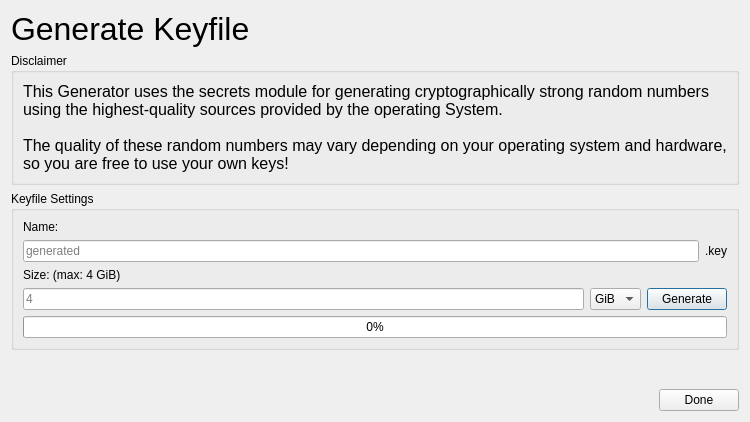
<?xml version="1.0" encoding="UTF-8"?>
<ui version="4.0">
 <class>GenerateDialog</class>
 <widget class="QDialog" name="GenerateDialog">
  <property name="geometry">
   <rect>
    <x>0</x>
    <y>0</y>
    <width>644</width>
    <height>422</height>
   </rect>
  </property>
  <property name="windowTitle">
   <string>Generate Keyfile</string>
  </property>
  <property name="windowIcon">
   <iconset theme="QIcon::ThemeIcon::DocumentNew"/>
  </property>
  <layout class="QVBoxLayout" name="verticalLayout">
   <item>
    <widget class="QLabel" name="titleLabel">
     <property name="sizePolicy">
      <sizepolicy hsizetype="Minimum" vsizetype="Minimum">
       <horstretch>0</horstretch>
       <verstretch>0</verstretch>
      </sizepolicy>
     </property>
     <property name="font">
      <font>
       <pointsize>24</pointsize>
      </font>
     </property>
     <property name="text">
      <string>Generate Keyfile</string>
     </property>
    </widget>
   </item>
   <item>
    <widget class="QGroupBox" name="disclaimerGroupBox">
     <property name="title">
      <string>Disclaimer</string>
     </property>
     <layout class="QVBoxLayout" name="verticalLayout_2">
      <item>
       <widget class="QLabel" name="disclaimerLabel">
        <property name="sizePolicy">
         <sizepolicy hsizetype="Minimum" vsizetype="Minimum">
          <horstretch>0</horstretch>
          <verstretch>0</verstretch>
         </sizepolicy>
        </property>
        <property name="font">
         <font>
          <pointsize>12</pointsize>
         </font>
        </property>
        <property name="text">
         <string>This Generator uses the secrets module for generating cryptographically strong random numbers using the highest-quality sources provided by the operating System.

The quality of these random numbers may vary depending on your operating system and hardware, so you are free to use your own keys!</string>
        </property>
        <property name="textFormat">
         <enum>Qt::TextFormat::PlainText</enum>
        </property>
        <property name="wordWrap">
         <bool>true</bool>
        </property>
       </widget>
      </item>
     </layout>
    </widget>
   </item>
   <item>
    <widget class="QGroupBox" name="keyfileGroupBox">
     <property name="title">
      <string>Keyfile Settings</string>
     </property>
     <layout class="QVBoxLayout" name="verticalLayout_3">
      <item>
       <widget class="QLabel" name="nameLabel">
        <property name="text">
         <string>Name:</string>
        </property>
       </widget>
      </item>
      <item>
       <layout class="QHBoxLayout" name="horizontalLayout">
        <item>
         <widget class="QLineEdit" name="keyNameEdit">
          <property name="placeholderText">
           <string>generated</string>
          </property>
         </widget>
        </item>
        <item>
         <widget class="QLabel" name="keyEndingLabel">
          <property name="text">
           <string>.key</string>
          </property>
         </widget>
        </item>
       </layout>
      </item>
      <item>
       <widget class="QLabel" name="sizeLabel">
        <property name="text">
         <string>Size: (max: 4 GiB)</string>
        </property>
       </widget>
      </item>
      <item>
       <layout class="QHBoxLayout" name="keyfileSizeLayout">
        <item>
         <widget class="QLineEdit" name="fileSizeEdit">
          <property name="inputMethodHints">
           <set>Qt::InputMethodHint::ImhDigitsOnly</set>
          </property>
          <property name="text">
           <string/>
          </property>
          <property name="placeholderText">
           <string>4</string>
          </property>
         </widget>
        </item>
        <item>
         <widget class="QComboBox" name="unitSelect">
          <property name="sizePolicy">
           <sizepolicy hsizetype="Minimum" vsizetype="Fixed">
            <horstretch>0</horstretch>
            <verstretch>0</verstretch>
           </sizepolicy>
          </property>
          <property name="currentIndex">
           <number>3</number>
          </property>
          <item>
           <property name="text">
            <string>B</string>
           </property>
          </item>
          <item>
           <property name="text">
            <string>KiB</string>
           </property>
          </item>
          <item>
           <property name="text">
            <string>MiB</string>
           </property>
          </item>
          <item>
           <property name="text">
            <string>GiB</string>
           </property>
          </item>
         </widget>
        </item>
        <item>
         <widget class="QPushButton" name="generateButton">
          <property name="text">
           <string>Generate</string>
          </property>
         </widget>
        </item>
       </layout>
      </item>
      <item>
       <widget class="QProgressBar" name="generateProgressBar">
        <property name="value">
         <number>0</number>
        </property>
       </widget>
      </item>
     </layout>
    </widget>
   </item>
   <item>
    <spacer name="generateDialogSpacer">
     <property name="orientation">
      <enum>Qt::Orientation::Vertical</enum>
     </property>
     <property name="sizeHint" stdset="0">
      <size>
       <width>20</width>
       <height>40</height>
      </size>
     </property>
    </spacer>
   </item>
   <item>
    <layout class="QHBoxLayout" name="buttonLayout_2">
     <item>
      <spacer name="buttonHorizontalSpacer">
       <property name="orientation">
        <enum>Qt::Orientation::Horizontal</enum>
       </property>
       <property name="sizeHint" stdset="0">
        <size>
         <width>40</width>
         <height>20</height>
        </size>
       </property>
      </spacer>
     </item>
     <item>
      <widget class="QPushButton" name="doneGeneratingButton">
       <property name="text">
        <string>Done</string>
       </property>
      </widget>
     </item>
    </layout>
   </item>
  </layout>
 </widget>
 <resources/>
 <connections/>
</ui>
